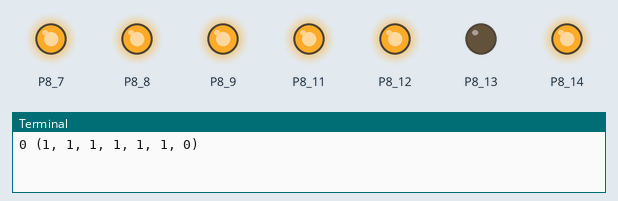
Recording of a program running on a simulated BeagleBone Black. On the bench: output pins drawn as LEDs (lit = HIGH), the last lines printed to the terminal.

Above: at 0.5 s.
At 2.5 s:
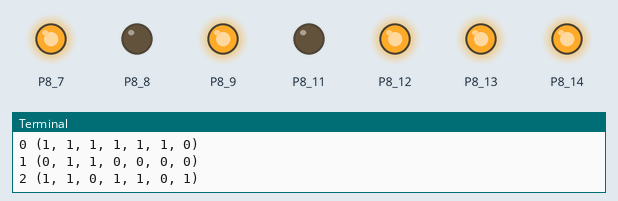
At 3.5 s:
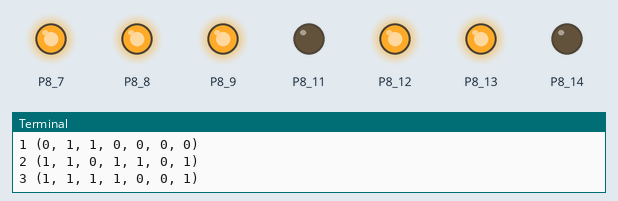
At 5.5 s:
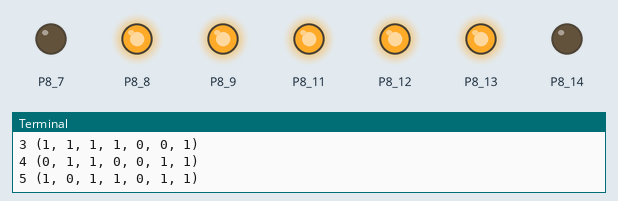
At 8.5 s:
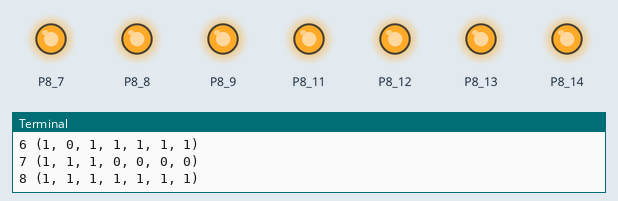
At 11.5 s:
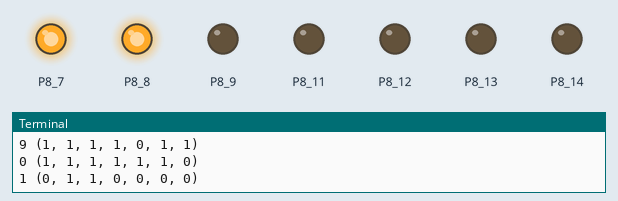
Timing chart, 0 to 13.0 s (numbered marks = the images above):
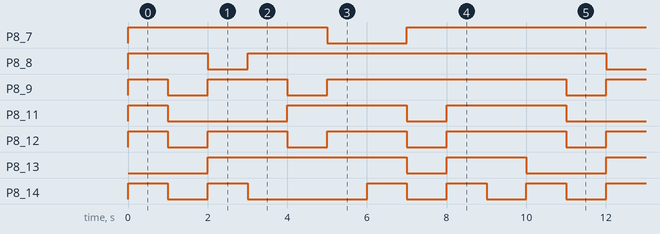

Measured:
- by itself, P8_7: repeats every 10.0 s: LOW 2.0 s, HIGH 8.0 s
- by itself, P8_8: repeats every 10.0 s: LOW 1.0 s, HIGH 9.0 s
- by itself, P8_9: repeats every 10.0 s: LOW 1.0 s, HIGH 2.0 s, LOW 1.0 s, HIGH 6.0 s
- by itself, P8_11: repeats every 10.0 s: LOW 3.0 s, HIGH 3.0 s, LOW 1.0 s, HIGH 3.0 s
- by itself, P8_12: repeats every 10.0 s: 2 × (LOW 1.0 s, HIGH 2.0 s), LOW 1.0 s, HIGH 3.0 s
- by itself, P8_13: repeats every 10.0 s: LOW 1.0 s, HIGH 2.0 s, LOW 2.0 s, HIGH 5.0 s
- by itself, P8_14: repeats every 10.0 s: LOW 1.0 s, HIGH 1.0 s, LOW 3.0 s, 2 × (HIGH 1.0 s, LOW 1.0 s), HIGH 1.0 s

The program:

SevenSegment.py
```python
# 7 Segment display interfacing with BeagleBone
import Adafruit_BBIO.GPIO as GPIO
import time

num = {
    0:(1,1,1,1,1,1,0),
    1:(0,1,1,0,0,0,0),
    2:(1,1,0,1,1,0,1),
    3:(1,1,1,1,0,0,1),
    4:(0,1,1,0,0,1,1),
    5:(1,0,1,1,0,1,1),
    6:(1,0,1,1,1,1,1),
    7:(1,1,1,0,0,0,0),
    8:(1,1,1,1,1,1,1),
    9:(1,1,1,1,0,1,1)
}
segments = ["P8_9","P8_7","P8_8","P8_12","P8_14","P8_11","P8_13"]
# seg a,b,c,d,e,f,g

#initialization of pins
for segment in segments:
 GPIO.setup(segment,GPIO.OUT)
 GPIO.output(segment,0)

while True:
 #counting of number begin
 for count in range(0,10):
  #assigning of output at pins
  for loop in range(0,7):
   GPIO.output(segments[loop],num[count][loop])
  print(count,num[count])
  time.sleep(1)

GPIO.cleanup()
```
